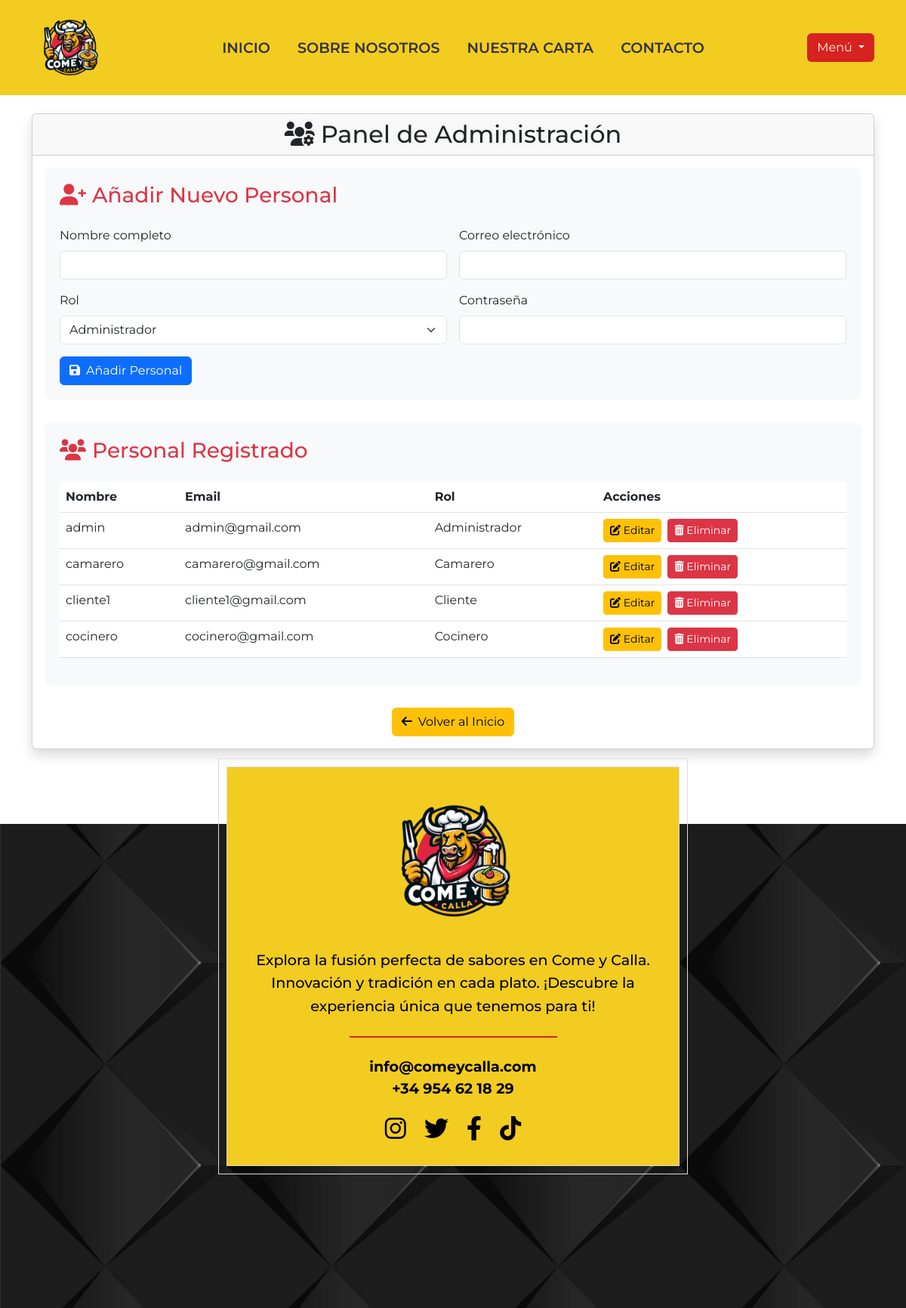
Page /restaurante/añadir_personal/ (signed in) on the committed database.
### restauranteapp/models.py (models this page shows, shortened)
class Usuario(AbstractBaseUser, PermissionsMixin):
    ROLES = (
        ('admin', 'Administrador'),
        ('cocinero', 'Cocinero'),
        ('camarero', 'Camarero'),
        ('cliente', 'Cliente'),
    )
    email = models.EmailField(max_length=255, unique=True)
    nombre = models.CharField(max_length=255)
    rol = models.CharField(max_length=10, choices=ROLES)
    is_active = models.BooleanField(default=True)
    is_staff = models.BooleanField(default=False)
    objects = UsuarioManager()
    USERNAME_FIELD = 'email'
    REQUIRED_FIELDS = ['nombre', 'rol']

### restauranteapp/views.py (called while the page is built, shortened)
@login_required  # Requiere autenticación
@user_passes_test(lambda u: u.is_superuser)  # Solo para superusuarios
def añadir_personal(request):
    usuarios = Usuario.objects.all().order_by('rol', 'nombre')  # Obtiene todos los usuarios ordenados
    return render(request, 'añadir_personal.html', {'usuarios': usuarios})  # Renderiza plantilla con lista de usuarios

### templates/añadir_personal.html (shortened to what this page needs)
{% load static %}
<!DOCTYPE html>
<html lang="es">
<head>
    <link href="https://cdn.jsdelivr.net/npm/bootstrap@5.3.0/dist/css/bootstrap.min.css" rel="stylesheet">
    <link rel="stylesheet" href="{% static 'css/añadir_personal.css' %}">
</head>
<body>
{% include "navbar.html" %}
<div class="container admin-container py-4">
    <div class="card shadow">
        <div class="card-header">
            <h2 class="mb-0 text-center"><i class="fas fa-users-cog me-2"></i>Panel de Administración</h2>
        </div>
        <div class="card-body">
            <div class="form-section">
                <h3 class="text-danger mb-4"><i class="fas fa-user-plus me-2"></i>Añadir Nuevo Personal</h3>
                <form method="post">
                    <div class="row g-3">
                        <div class="col-md-6">
                            <label for="nombre" class="form-label">Nombre completo</label>
                            <input type="text" class="form-control" name="nombre" id="nombre" required>
                        </div>
                        <div class="col-md-6">
                            <label for="email" class="form-label">Correo electrónico</label>
                            <input type="email" class="form-control" name="email" id="email" required>
                        </div>
                        <div class="col-md-6">
                            <label for="rol" class="form-label">Rol</label>
                            <select class="form-select" name="rol" id="rol" required>
                                <option value="admin">Administrador</option>
                            </select>
                        </div>
                        <div class="col-md-6">
                            <label for="password" class="form-label">Contraseña</label>
                            <input type="password" class="form-control" name="password" id="password" required>
                        </div>
                        <div class="col-12">
                            <button type="submit" class="btn btn-primary">
                                <i class="fas fa-save me-2"></i>Añadir Personal
                            </button>
                        </div>
                    </div>
                </form>
            </div>
            <div class="form-section">
                <h3 class="text-danger mb-4"><i class="fas fa-users me-2"></i>Personal Registrado</h3>
                <div class="table-responsive">
                    <table class="table table-hover">
                        <thead>
                        <tr>
                            <th>Nombre</th>
                            <th>Email</th>
                            <th>Rol</th>
                            <th>Acciones</th>
                        </tr>
                        </thead>
                        <tbody>
                        {% for usuario in usuarios %}
                            <tr>
                                <td>{{ usuario.nombre }}</td>
                                <td>{{ usuario.email }}</td>
                                <td>{{ usuario.get_rol_display }}</td>
                                <td>
                                    <div class="d-flex gap-2">
                                        <button class="btn btn-sm btn-warning" data-bs-toggle="modal"
                                                data-bs-target="#editModal"
                                                onclick="setEditData('{{ usuario.id }}', '{{ usuario.nombre }}', '{{ usuario.email }}', '{{ usuario.rol }}')">
                                            <i class="fas fa-edit"></i> Editar
                                        </button>
                                        <form method="post" class="d-inline">
                                            <button type="submit" class="btn btn-sm btn-danger"
                                                    onclick="return confirm('¿Estás seguro de que deseas eliminar este usuario?')">
                                                <i class="fas fa-trash-alt"></i> Eliminar
                                            </button>
                                        </form>
                                    </div>
                                </td>
                            </tr>
                        {% endfor %}
                        </tbody>
                    </table>
                </div>
            </div>
            <div class="text-center mt-4">
                <a href="{% url 'home_page' %}" class="btn btn-warning">
                    <i class="fas fa-arrow-left me-2"></i>Volver al Inicio
                </a>
            </div>
        </div>
    </div>
</div>
<br>
{% include "footer.html" %}
</body>
</html>

### static/css/añadir_personal.css (style rules this page uses)
body { background-color: #fff8e1; font-family: 'Montserrat', sans-serif; }
.admin-container { max-width: 1200px; margin: 0 auto; }
.card-header { background-color: #d10000; color: white; font-family: 'Montserrat', sans-serif; }
.btn-primary { background-color: #d10000; border-color: #d10000; }
.btn-warning { background-color: #ffd900; border-color: #ffd900; color: #000; }
.table th { background-color: #d10000; color: white; }
.form-section { background-color: #f8f9fa; border-radius: 8px; padding: 20px; margin-bottom: 30px; }

### static/css/navbar.css (style rules this page uses)
body { font-family: 'Montserrat', sans-serif; }

### static/css/footer.css (style rules this page uses)
body { font-family: 'Montserrat', sans-serif; }

### rows in the picture
Usuario: nombre "admin", email "admin@gmail.com", rol "Administrador"
Usuario: nombre "camarero", email "camarero@gmail.com", rol "Camarero"
Usuario: nombre "cliente1", email "cliente1@gmail.com", rol "Cliente"
Usuario: nombre "cocinero", email "cocinero@gmail.com", rol "Cocinero"
